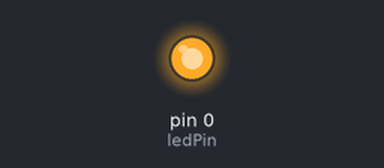
A sketch run on a simulated Arduino Uno, built with avr-gcc and run on an emulated ATmega328P. Shown: output pins drawn as LEDs (lit = HIGH).

Above: at 3.6 s.
At 40.6 s:
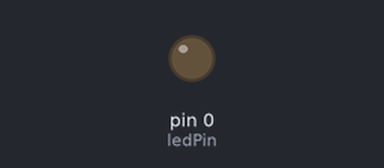
Timing chart, 0 to 42.1 s (numbered marks = the images above):
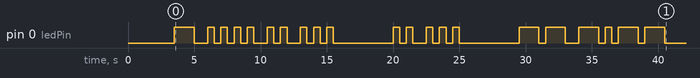

Measured:
- by itself, pin 0 (ledPin): LOW → HIGH at 3.5 s, → LOW 1.5 s later, → HIGH 1.0 s later, → LOW 0.50 s later, … (42 changes in this stretch)

The sketch:

morseCodeGenerator.ino
```cpp
//Morse Code blink sketch
//Blinks message on pin 13
//dotSpeed is in ms
#define ledPin 0
#define dotSpeed 500

//Dot Speed is one unit
//Space between same letters is a dot

#define dashSpeed (3*dotSpeed)
//dash is three dots long

#define kernSpeed dotSpeed
//space between letters is 3 units

#define wordSpace (7*dotSpeed)
//space between words is 7 times one unit

String message;

struct struct_morse {char c; String code; int len;};

const struct_morse morse_alpha[] = {
  {'a',"01", 2},
  {'b',"1000", 4},
  {'c',"1010", 4},
  {'d',"100", 3},
  {'e',"0", 1},
  {'f',"0010", 4},
  {'g',"110", 3},
  {'h',"0000", 4},
  {'i',"00", 2},
  {'j',"0111", 4},
  {'k',"101", 3},
  {'l',"0100", 4},
  {'m',"11", 2},
  {'n',"10", 2},
  {'o',"111", 3},
  {'p',"0110", 4},
  {'q',"1101", 4},
  {'r',"010", 3},
  {'s',"000", 3},
  {'t',"1", 1},
  {'u',"001", 3},
  {'v',"0001", 4},
  {'w',"011", 3},
  {'x',"1001", 4},
  {'y',"1011", 4},
  {'z',"1100", 4},
  {'1',"01111"},
  {'2',"00111"},
  {'3',"00011"},
  {'4',"00001"},
  {'5',"00000"},
  {'6',"10000"},
  {'7',"11000"},
  {'8',"11100"},
  {'9',"11110"},
  {'0',"11111"}};/*,
  {'.',"010101"},
  {',',"110011"},
  {'?',"001100"},
  {'\'',"011110"},
  {'!',"101011"},
  {'/',"10010"},
  {'(',"10110"},
  {')',"101101"},
  {'&',"01000"},
  {':',"111000"},
  {';',"101010"},
  {'=',"10001"},
  {'+',"01010"},
  {'-',"100001"},
  {'_',"001101"},
  {'"',"010010"},
  {'$',"0001001"},
  {'@',"011010"}
};

*/
void setup()
{
  pinMode(ledPin, OUTPUT);
  space();
  message = "THIS IS MY MESSAGE AND ITS LONG - OH WELL DEAL WITH IT - CHRISTOPHER LEWIS";

  message.toLowerCase();
}

void loop()
{
  //testCharacter();
  transmitMessage((char*)message.c_str());
  delay(2000);
}
void testCharacter(){
  /*dash();
  dot();
  dash();
  dash();
  dash();
  */
  for (int j = 0; j < morse_alpha[1].len; j ++){

    if (morse_alpha[1].code.charAt(j) == '1'){
      blip();
      blip();
      blip();
      //dash();
    }else{
      dot();
    }
    /**/
  }

  kern();
}
void transmitMessage(char *msg){

   while (*msg){
    char currentChar = *msg;
    *msg++;
    if (currentChar == ' '){
      space();

      continue;
    }
    for (int i = 0; i < 54; i ++){
      if (currentChar == morse_alpha[i].c){
        for (int j = 0; j < morse_alpha[i].code.length(); j ++){
          if (morse_alpha[i].code.charAt(j) == '1'){
           dash();
          }else{
           dot();
          }
        }
        kern();
        continue;
      }
    }
  }

}
 /* */
void dot(){
  digitalWrite(ledPin, HIGH);
  delay(dotSpeed);
  signalPause();
}
void dash(){
  digitalWrite(ledPin, HIGH);
  delay(dashSpeed);
  signalPause();
}
void signalPause(){
  digitalWrite(ledPin, LOW);
  delay(dotSpeed);
}
void kern(){
  digitalWrite(ledPin, LOW);
  delay(kernSpeed);
}
void space(){
  digitalWrite(ledPin, LOW);
  delay(wordSpace);
}
void blip(){
  digitalWrite(ledPin, HIGH);   // turn the LED on (HIGH is the voltage level)
  delay(100);               // wait for a second
  digitalWrite(ledPin, LOW);    // turn the LED off by making the voltage LOW
  delay(100);               // wait for a second
}
```
